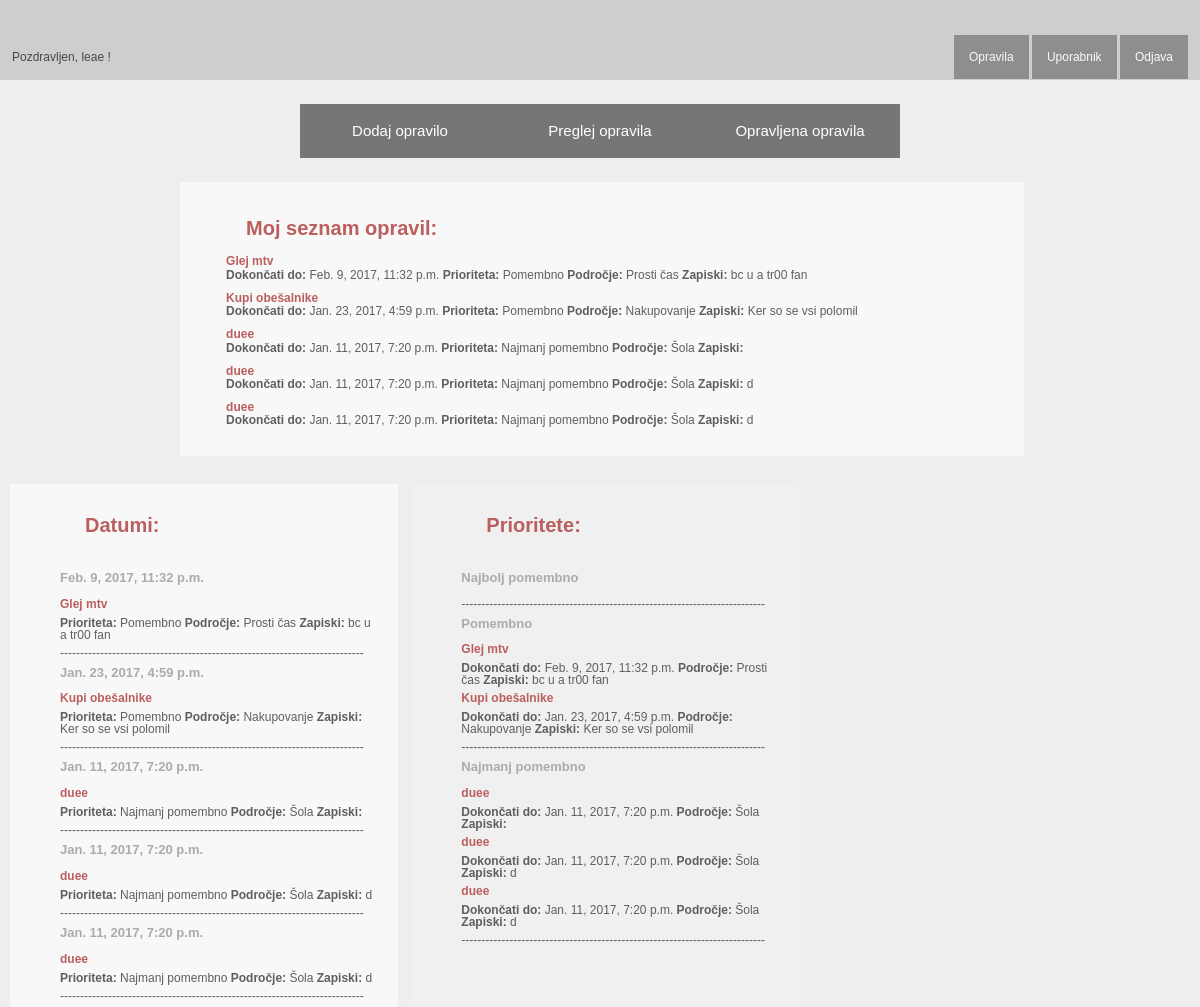
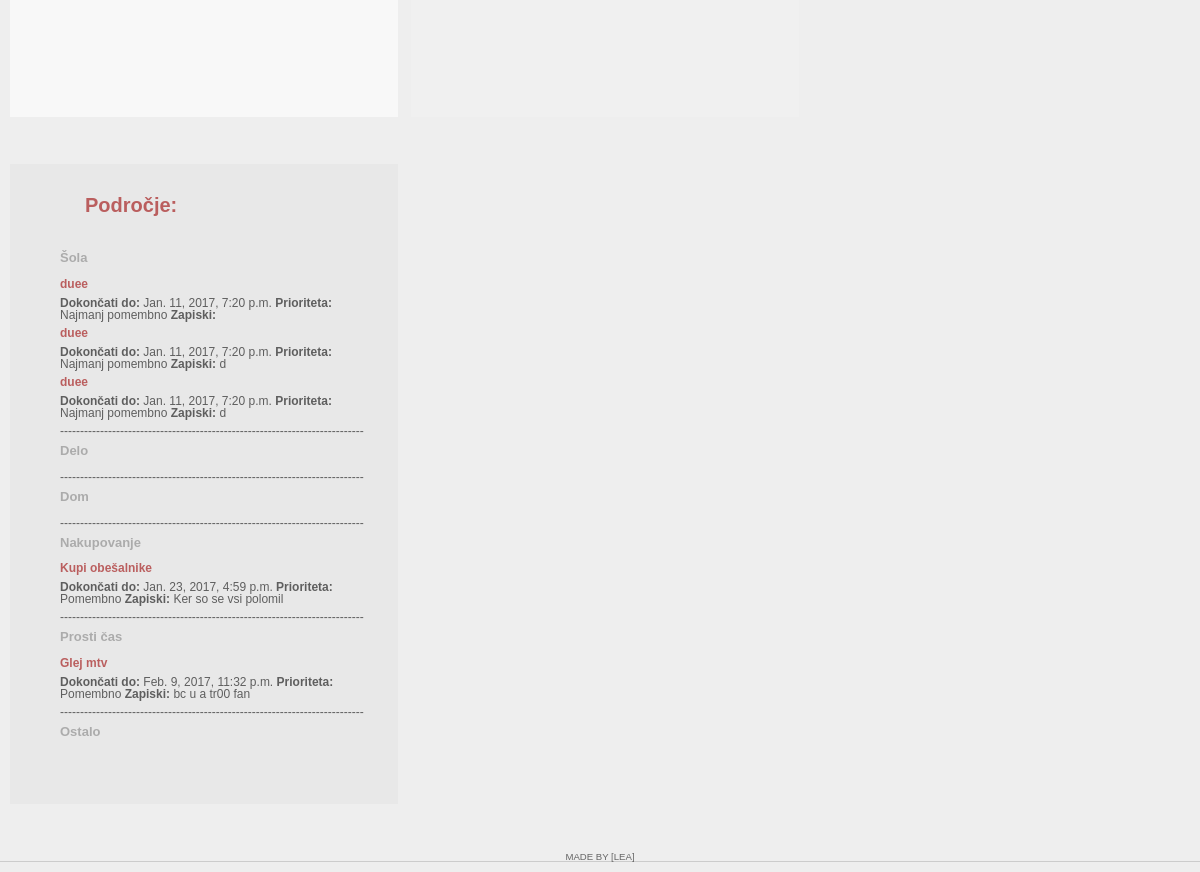
Page /opravila/ (signed in) on the earlier database version (2 pictures, top to bottom).
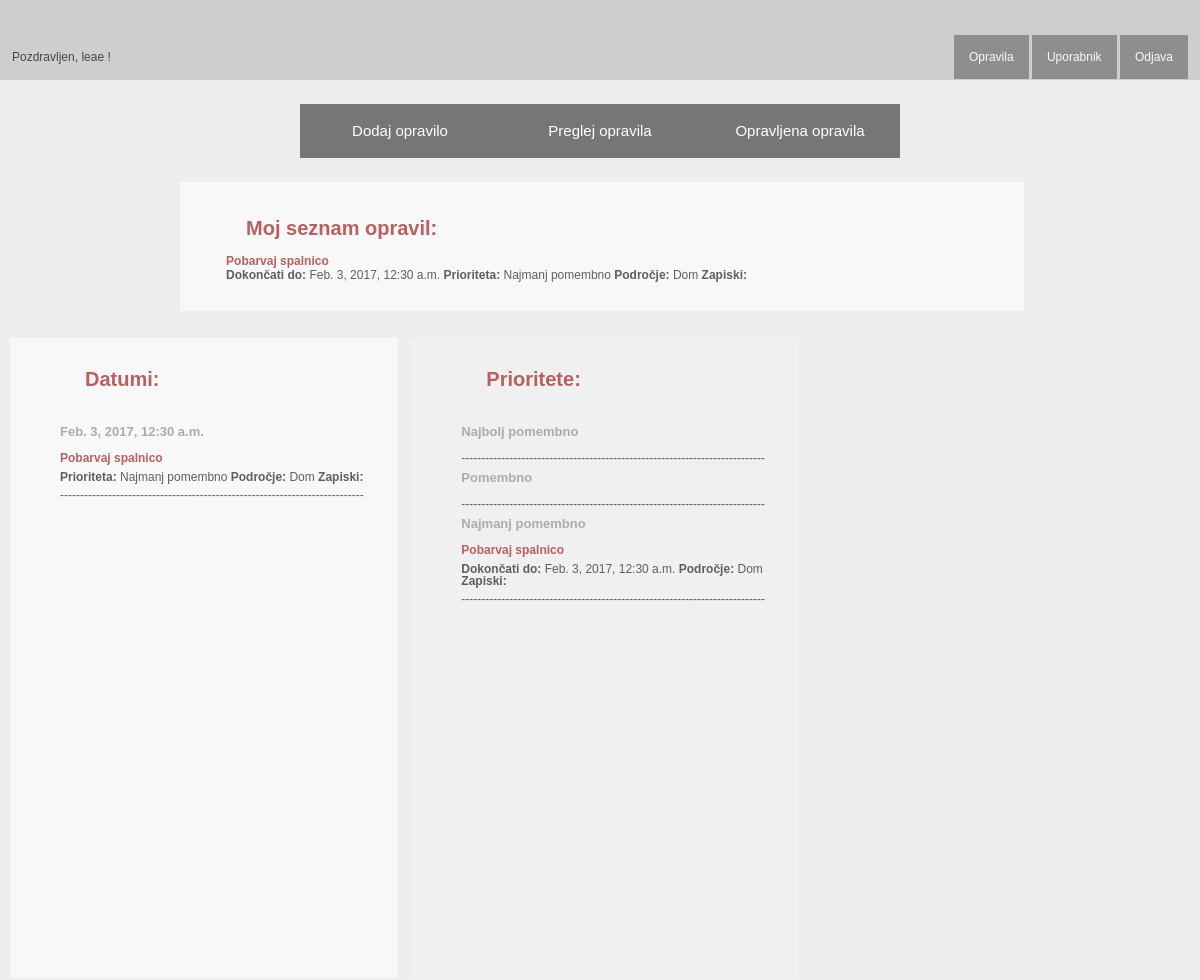
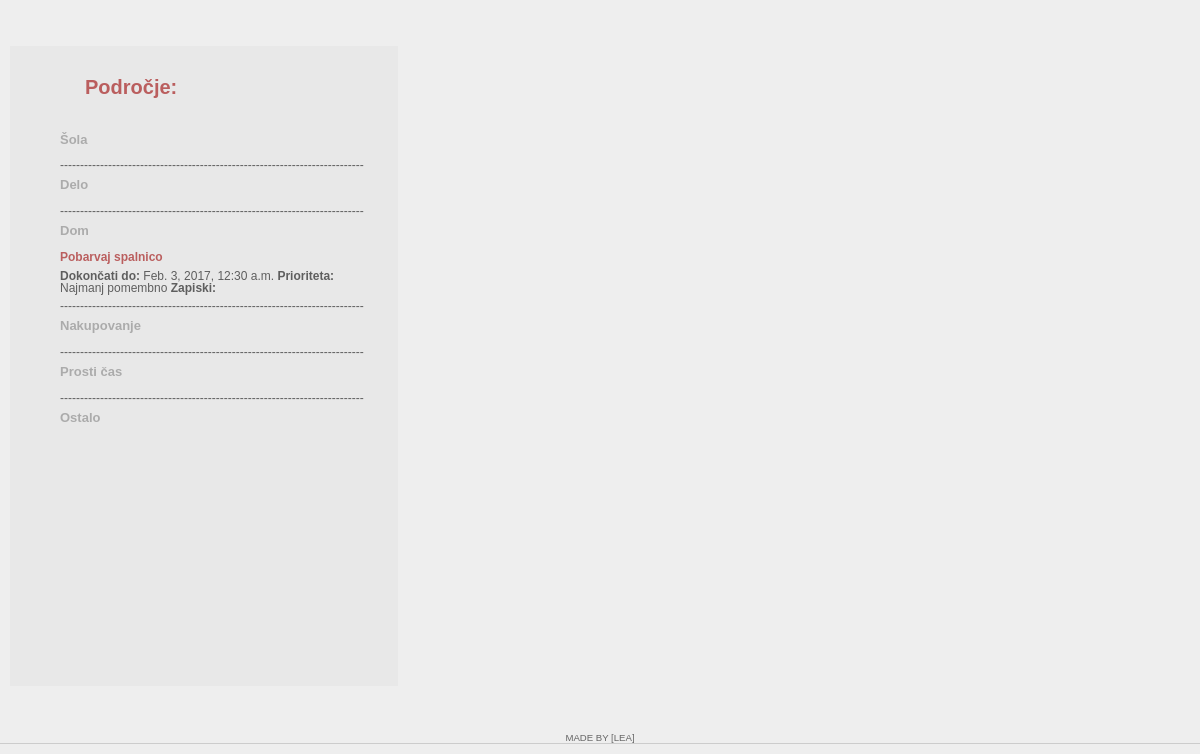
Same page on the later database version (2 pictures, top to bottom).
### toDo/models.py (models this page shows, shortened)
class Opravilo(models.Model):
	uporabnik = models.ForeignKey(User, on_delete=models.CASCADE)
	ime = models.CharField(max_length=200)
	dueDate = models.DateTimeField(default=datetime.datetime.now)
	prioriteta = models.CharField(max_length=1,choices=PRIORITETA, default=1)
	podrocje = models.CharField(max_length=1, choices=PODROCJE, default=1)
	zapiski = models.CharField(max_length=400, blank = True)
	opravljen = models.BooleanField(default=False)

### toDo/views.py (the view)
# urls.py: url(r'opravila/', views.opravila, name ='preglej_opravila'),
def opravila(request):
	if request.user.is_authenticated():
		vsa_opravila = Opravilo.objects.filter(uporabnik=request.user)
		context = {'vsa_opravila': vsa_opravila}
	else:
		context = {'title': "Vpiši se"}
	return render(request, 'toDo/preglejOpravila.html', context)

### toDo/templates/toDo/preglejOpravila.html (shortened to what this page needs)
<!DOCTYPE html>
<html lang="en">
<head>
	{% load staticfiles %}
    <link rel="stylesheet" href="{% static 'toDo/css/opravila.css' %}" type="text/css" />
</head>
<body>
	<div id="page">
        <div id="wrap">
			<div id="logo">
                {% if user.is_authenticated %}
					Pozdravljen, {{user}} !
				{%endif%}
            </div>
            <div id="navBar">
                <ul>
                    <li><a href="{% url 'preglej_opravila'%}">Opravila</a></li>
                    <li><a href="{% url 'uporabnik' %}">Uporabnik</a></li>
                    <li><a href="{% url 'index' %}">Odjava</a></li>
                </ul>
            </div>
        </div>
            <div id="navPoOpravilih">
                <ul>
                    <li><a href="{% url 'dodaj_opravilo'%}">Dodaj opravilo</a></li>
                    <li><a href="{% url 'preglej_opravila'%}">Preglej opravila</a></li>
					<li><a href="{% url 'opravljena_opravila'%}">Opravljena opravila</a></li>
                </ul>
            </div>
        <div class="containerReg">
			<div id="MyTODOlist">
				<h2>Moj seznam opravil:</h2>
				{%if vsa_opravila%}
					<ul>
						{%for Opravilo in vsa_opravila%}
							{%if Opravilo.opravljen == False %}
							<li><a href="/urediOpravilo/{{Opravilo.id}}/"><b>{{Opravilo.ime}}</b><br>
							<p><b>Dokončati do: </b> {{Opravilo.dueDate}} <b>Prioriteta: </b> {{Opravilo.get_prioriteta_display}} <b>Področje: </b> {{Opravilo.get_podrocje_display}} <b>Zapiski: </b> {{Opravilo.zapiski}}
							<p></a></li>
							{%endif%}
						{%endfor%}
					</ul>
				{%else%}
					<h3>V seznamu ni opravil.</h3>
				{%endif%}
			</div>
        </div>
		<div class="container">
            <div id="Datumi">
                <h2>Datumi:</h2>
				{%if vsa_opravila%}
					{%for Opravilo in vsa_opravila%}
						{%if Opravilo.opravljen == False %}
						<br><h4><b>{{Opravilo.dueDate}}</b></h4>
						<li><a href="/urediOpravilo/{{Opravilo.id}}/"><b>{{Opravilo.ime}}</b><br>
						<p><b>Prioriteta: </b> {{Opravilo.get_prioriteta_display}} <b>Področje: </b> {{Opravilo.get_podrocje_display}} <b>Zapiski: </b> {{Opravilo.zapiski}}
						<p></a></li>
						----------------------------------------------------------------------------
						{%endif%}
					{%endfor%}
				{%endif%}
            </div>
        </div>
        <div class="container2">
            <div id="PreglejPrioritete">
                <h2>Prioritete:</h2>
				{%if vsa_opravila%}
                <br><h4><b>Najbolj pomembno</b></h4>
						----------------------------------------------------------------------------
                <br><h4><b>Pomembno</b></h4>
                    {%for Opravilo in vsa_opravila%}
						{%if Opravilo.opravljen == False %}
							{%if Opravilo.prioriteta == '2'%}
							<li><a href="/urediOpravilo/{{Opravilo.id}}/"><b>{{Opravilo.ime}}</b><br>
							<p><b>Dokončati do: </b>{{Opravilo.dueDate}} <b>Področje: </b> {{Opravilo.get_podrocje_display}} <b>Zapiski:</b> {{Opravilo.zapiski}}</p></a></li>
							{%endif%}
						{%endif%}
					{%endfor%}
					----------------------------------------------------------------------------
                <br><h4><b>Najmanj pomembno</b></h4>
                    {%for Opravilo in vsa_opravila%}
						{%if Opravilo.opravljen == False %}
							{%if Opravilo.prioriteta == '1'%}
							<li><a href="/urediOpravilo/{{Opravilo.id}}/"><b>{{Opravilo.ime}}</b><br>
							<p><b>Dokončati do: </b>{{Opravilo.dueDate}} <b>Področje: </b> {{Opravilo.get_podrocje_display}} <b>Zapiski:</b> {{Opravilo.zapiski}}</p></a></li>
							{%endif%}
						{%endif%}
					{%endfor%}
					----------------------------------------------------------------------------
				{%endif%}
            </div>
        </div>
        <div class="container3">
            <div id="PreglejPodrocje">
                <h2>Področje:</h2>
				{%if vsa_opravila%}
                <br><h4><b>Šola</b></h4>
					{%for Opravilo in vsa_opravila%}
						{%if Opravilo.opravljen == False %}
							{%if Opravilo.podrocje == '1'%}
							<li><a href="/urediOpravilo/{{Opravilo.id}}/"><b>{{Opravilo.ime}}</b><br>
							<p><b>Dokončati do: </b>{{Opravilo.dueDate}} <b>Prioriteta: </b> {{Opravilo.get_prioriteta_display}} <b>Zapiski:</b> {{Opravilo.zapiski}}<p></a></li>
							{%endif%}
						{%endif%}
					{%endfor%}
					----------------------------------------------------------------------------
				<br><h4><b>Delo</b></h4>
					----------------------------------------------------------------------------
				<br><h4><b>Dom</b></h4>
					{%for Opravilo in vsa_opravila%}
						{%if Opravilo.opravljen == False %}
							{%if Opravilo.podrocje == '3'%}
							<li><a href="/urediOpravilo/{{Opravilo.id}}/"><b>{{Opravilo.ime}}</b><br>
							<p><b>Dokončati do: </b>{{Opravilo.dueDate}} <b>Prioriteta: </b> {{Opravilo.get_prioriteta_display}} <b>Zapiski:</b> {{Opravilo.zapiski}}<p></a></li>
							{%endif%}
						{%endif%}
					{%endfor%}
					----------------------------------------------------------------------------
				<br><h4><b>Nakupovanje</b></h4>
					{%for Opravilo in vsa_opravila%}
						{%if Opravilo.opravljen == False %}
							{%if Opravilo.podrocje == '4'%}
							<li><a href="/urediOpravilo/{{Opravilo.id}}/"><b>{{Opravilo.ime}}</b><br>
							<p><b>Dokončati do: </b>{{Opravilo.dueDate}} <b>Prioriteta: </b> {{Opravilo.get_prioriteta_display}} <b>Zapiski:</b> {{Opravilo.zapiski}}<p></a></li>
							{%endif%}
						{%endif%}
					{%endfor%}
					----------------------------------------------------------------------------
				<br><h4><b>Prosti čas</b></h4>
					{%for Opravilo in vsa_opravila%}
						{%if Opravilo.opravljen == False %}
							{%if Opravilo.podrocje == '5'%}
							<li><a href="/urediOpravilo/{{Opravilo.id}}/"><b>{{Opravilo.ime}}</b><br>
							<p><b>Dokončati do: </b>{{Opravilo.dueDate}} <b>Prioriteta: </b> {{Opravilo.get_prioriteta_display}} <b>Zapiski:</b> {{Opravilo.zapiski}}<p></a></li>
							{%endif%}
						{%endif%}
					{%endfor%}
					----------------------------------------------------------------------------
				<br><h4><b>Ostalo</b></h4>
				{%endif%}
            </div>
        </div>
		<div id="footer">
			<p>
				Made by [Lea]</a>
			</p>
		</div>
	</div>
</body>
</html>

### toDo/static/toDo/css/opravila.css (style rules this page uses)
* { margin:0px; padding: 0px; }
p { line-height: 1em; }
h1, h2, h3, h4 { color: #990000; line-height: 1.1em; margin: 0 0 .5em 0; }
h4 { color:grey; font-size: 13px; font-weight: bold; font-family: Century Gothic,CenturyGothic,AppleGothic,sans-serif; }
h2 { font-size: 20px; font-family: Century Gothic,CenturyGothic,AppleGothic,sans-serif; font-weight: bold; margin-top:10px; margin-left: 25px; color:#990000; }
a { color: #990000; text-decoration: none; }
body { font-family: Century Gothic,CenturyGothic,AppleGothic,sans-serif; font-size: 12px; line-height: 1.2em; width: 100%; margin:0; background: #eee; }
#page { margin: 0; }
#wrap { background:#c1c1c1; height: 80px; opacity: 0.7; filter: alpha(opacity=70); }
#logo { margin-left: 1%; width: 35%; margin-top: 50px; font-family: Century Gothic,CenturyGothic,AppleGothic,sans-serif; display: inline-block; }
#navBar { margin-right: 1%; margin-top: 50px; width: 60%; display: inline-block; text-align: right; float: right; }
#navBar ul li { display: inline-block; height: 50px; }
#navBar ul li a { text-decoration: none; padding: 15px; background: #666; font-family:Century Gothic,CenturyGothic,AppleGothic,sans-serif; color: white; transition: all 0.3s ease; }
.container { margin-left: 10px; margin-top:2%; margin-bottom: 20px; background-color: white; padding: 20px; clear: both; opacity: 0.6; filter: alpha(opacity=60); height: 600px; overflow: hidden; width: 29%; display: inline-block; text-decoration:none; list-style-type: none; }
.container2 { margin-left: 10px; margin-top:2%; margin-bottom: 20px; background-color: #f2f2f2; padding: 20px; clear: both; opacity: 0.6; filter: alpha(opacity=60); height: 600px; overflow: hidden; width: 29%; display: inline-block; text-decoration:none; list-style-type: none; }
.container3 { margin-left: 10px; margin-top:2%; margin-bottom: 20px; background-color: #e5e5e5; padding: 20px; clear: both; opacity: 0.6; filter: alpha(opacity=60); height: 600px; overflow: hidden; width: 29%; display: inline-block; text-decoration:none; list-style-type: none; }
.containerReg { margin-left: 15%; margin-top:2%; background-color: white; padding: 20px; clear: both; opacity: 0.6; filter: alpha(opacity=60); height: auto; overflow: hidden; width: 67%; display: inline-block; }
#navPoOpravilih { width: 600px; text-align: center; background-color: #767676; overflow: auto; margin:auto; margin-top:2%; }
#navPoOpravilih ul li { display: block; }
#navPoOpravilih ul li a { width: 200px; padding: 20px 0; float: left; transition: all 0.3s ease; color: white; font-size: 15px; font-family:Century Gothic,CenturyGothic,AppleGothic,sans-serif; text-decoration:none; }
#Datumi { margin-top:10px; line-height: 25px; margin-left: 30px; color: black; }
#PreglejPrioritete, #PreglejPodrocje, #Podrocje { margin-top:10px; margin-left: 30px; line-height: 25px; text-decoration:none; list-style-type: none; }
#MyTODOlist { margin-left: 2%; margin-right: 20px; cursor: pointer; position: relative; padding: 5px; font-size: 12px; transition: 0.2s; font-family: Century Gothic,CenturyGothic,AppleGothic,sans-serif; list-style-type: none; font-weight: none; color:#6a6a6a; }
#MyTODOlist ul li { cursor: pointer; position: relative; padding: 5px; font-size: 12px; transition: 0.2s; font-family: Century Gothic,CenturyGothic,AppleGothic,sans-serif; list-style-type: none; font-weight: none; color:#6a6a6a; }
#MyTODOlist ul li p, #Datumi li p, #PreglejPodrocje li p, #PreglejPrioritete li p { font-size: 12px; font-weight: none; color: black; }
#footer { border-bottom: 1px #ccc solid; margin-bottom: 10px; margin-top: 2%; }
#footer p { text-align: center; text-transform: uppercase; font-size: 80%; color: #666; }

Differences in the rows shown:
removed Opravilo: ime "Glej mtv", dueDate "Feb. 9, 2017, 11:32 p.m.", prioriteta "Pomembno", podrocje "Prosti čas", zapiski "bc u a tr00 fan"
removed Opravilo: ime "Kupi obešalnike", dueDate "Jan. 23, 2017, 4:59 p.m.", prioriteta "Pomembno", podrocje "Nakupovanje", zapiski "Ker so se vsi polomil"
removed Opravilo: ime "duee", dueDate "Jan. 11, 2017, 7:20 p.m.", prioriteta "Najmanj pomembno", podrocje "Šola"
removed Opravilo: ime "duee", dueDate "Jan. 11, 2017, 7:20 p.m.", prioriteta "Najmanj pomembno", podrocje "Šola", zapiski "d"
removed Opravilo: ime "duee", dueDate "Jan. 11, 2017, 7:20 p.m.", prioriteta "Najmanj pomembno", podrocje "Šola", zapiski "d"
added Opravilo: ime "Pobarvaj spalnico", dueDate "Feb. 3, 2017, 12:30 a.m.", prioriteta "Najmanj pomembno", podrocje "Dom"
